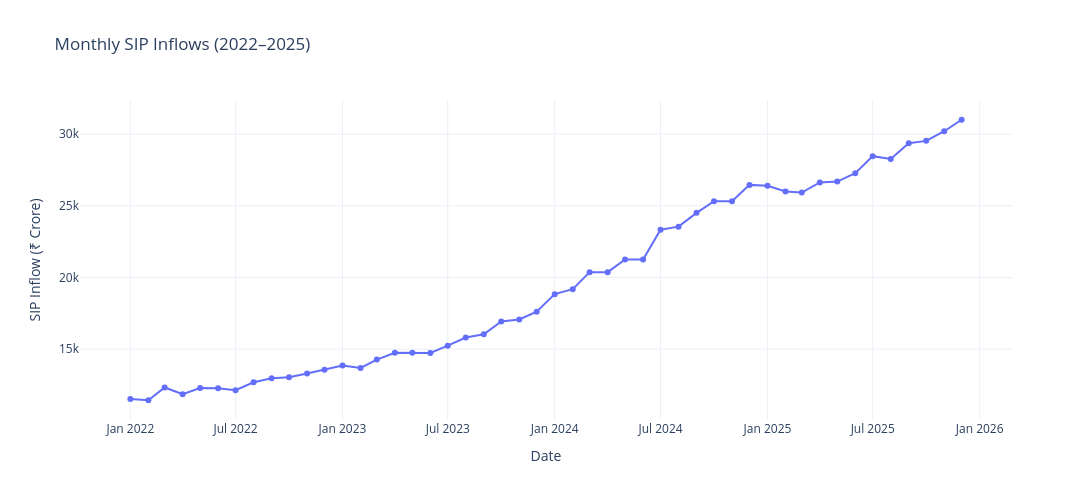

Write notebook code for a chart like this one.
### Code cell
import plotly.express as px

fig = px.line(
    sip,
    x="date",
    y="sip_inflow_crore",
    title="Monthly SIP Inflows (2022–2025)",
    markers=True
)

fig.update_layout(
    template="plotly_white",
    width=1100,
    height=500,
    xaxis_title="Date",
    yaxis_title="SIP Inflow (₹ Crore)"
)

fig.show()
